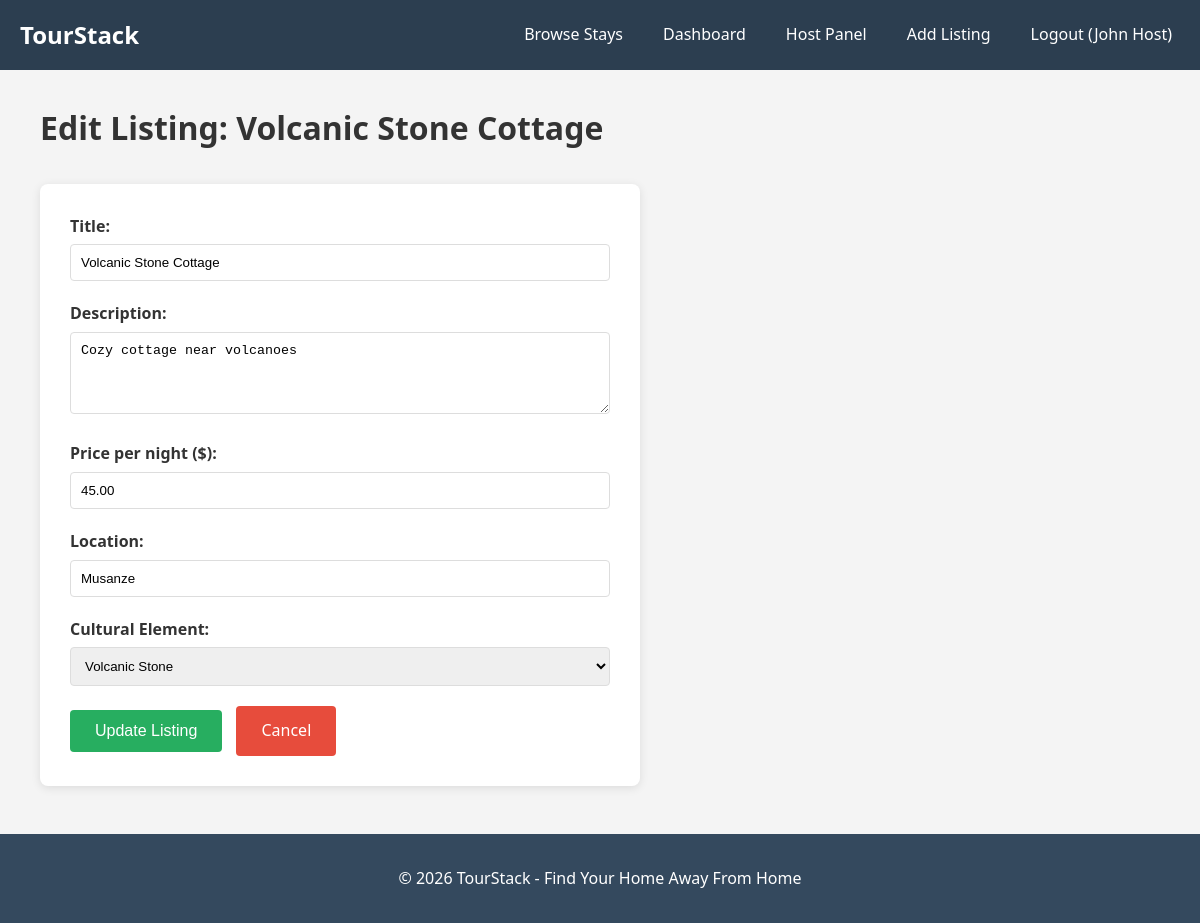
The app's page /index.php?page=edit-listing&id=7 (signed in) with its own data.
### tables this page shows
CREATE TABLE `homestays` (
  `id` int(11) NOT NULL,
  `host_id` int(11) NOT NULL,
  `title` varchar(200) NOT NULL,
  `description` text DEFAULT NULL,
  `price` decimal(10,2) NOT NULL,
  `location` varchar(200) NOT NULL,
  `cultural_tag` enum('Imigongo','volcanic stone','traditional','none') DEFAULT 'none',
  `image` varchar(255) DEFAULT 'placeholder.jpg',
  `verified` tinyint(1) DEFAULT 0,
  `created_at` timestamp NOT NULL DEFAULT current_timestamp()
);

### edit-listing.php (the view, shortened to what this page needs)
<?php
require_once 'config.php';
$listing_id = isset($_GET['id']) ? (int)$_GET['id'] : 0;
$host_id = $_SESSION['user_id'];
$stmt = $conn->prepare("SELECT * FROM homestays WHERE id = ? AND host_id = ?");
$stmt->bind_param("ii", $listing_id, $host_id);
$stmt->execute();
$listing = $stmt->get_result()->fetch_assoc();
?>
<div class="container">
    <h1>Edit Listing: <?php echo $listing['title']; ?></h1>
    <form method="POST" style="max-width: 600px; margin: 30px 0; background: white; padding: 30px; border-radius: 8px; box-shadow: 0 2px 10px rgba(0,0,0,0.1);">
        <div style="margin-bottom: 20px;">
            <label style="display: block; margin-bottom: 5px; font-weight: bold;">Title:</label>
            <input type="text" name="title" value="<?php echo $listing['title']; ?>" required style="width: 100%; padding: 10px; border: 1px solid #ddd; border-radius: 4px;">
        </div>
        <div style="margin-bottom: 20px;">
            <label style="display: block; margin-bottom: 5px; font-weight: bold;">Description:</label>
            <textarea name="description" rows="4" required style="width: 100%; padding: 10px; border: 1px solid #ddd; border-radius: 4px;"><?php echo $listing['description']; ?></textarea>
        </div>
        <div style="margin-bottom: 20px;">
            <label style="display: block; margin-bottom: 5px; font-weight: bold;">Price per night ($):</label>
            <input type="number" step="0.01" name="price" value="<?php echo $listing['price']; ?>" required style="width: 100%; padding: 10px; border: 1px solid #ddd; border-radius: 4px;">
        </div>
        <div style="margin-bottom: 20px;">
            <label style="display: block; margin-bottom: 5px; font-weight: bold;">Location:</label>
            <input type="text" name="location" value="<?php echo $listing['location']; ?>" required style="width: 100%; padding: 10px; border: 1px solid #ddd; border-radius: 4px;">
        </div>
        <div style="margin-bottom: 20px;">
            <label style="display: block; margin-bottom: 5px; font-weight: bold;">Cultural Element:</label>
            <select name="cultural_tag" required style="width: 100%; padding: 10px; border: 1px solid #ddd; border-radius: 4px;">
                <option value="volcanic stone" <?php echo $listing['cultural_tag'] == 'volcanic stone' ? 'selected' : ''; ?>>Volcanic Stone</option>
            </select>
        </div>
        <button type="submit" style="background: #27ae60; color: white; padding: 12px 25px; border: none; border-radius: 4px; cursor: pointer; font-size: 16px;">Update Listing</button>
        <a href="index.php?page=host-dashboard" style="background: #e74c3c; color: white; padding: 12px 25px; text-decoration: none; border-radius: 4px; display: inline-block; margin-left: 10px;">Cancel</a>
    </form>
</div>

### style.css (style rules this page uses)
* { margin: 0; padding: 0; box-sizing: border-box; }
body { font-family: 'Segoe UI', Tahoma, Geneva, Verdana, sans-serif; line-height: 1.6; color: #333; background-color: #f4f4f4; }
.container { max-width: 1200px; margin: 0 auto; padding: 0 20px; }

### records on screen
homestays: title "Volcanic Stone Cottage", description "Cozy cottage near volcanoes", price "45.00", location "Musanze", cultural_tag "Volcanic Stone"

### other values on screen
$_SESSION['name'] "John Host"
